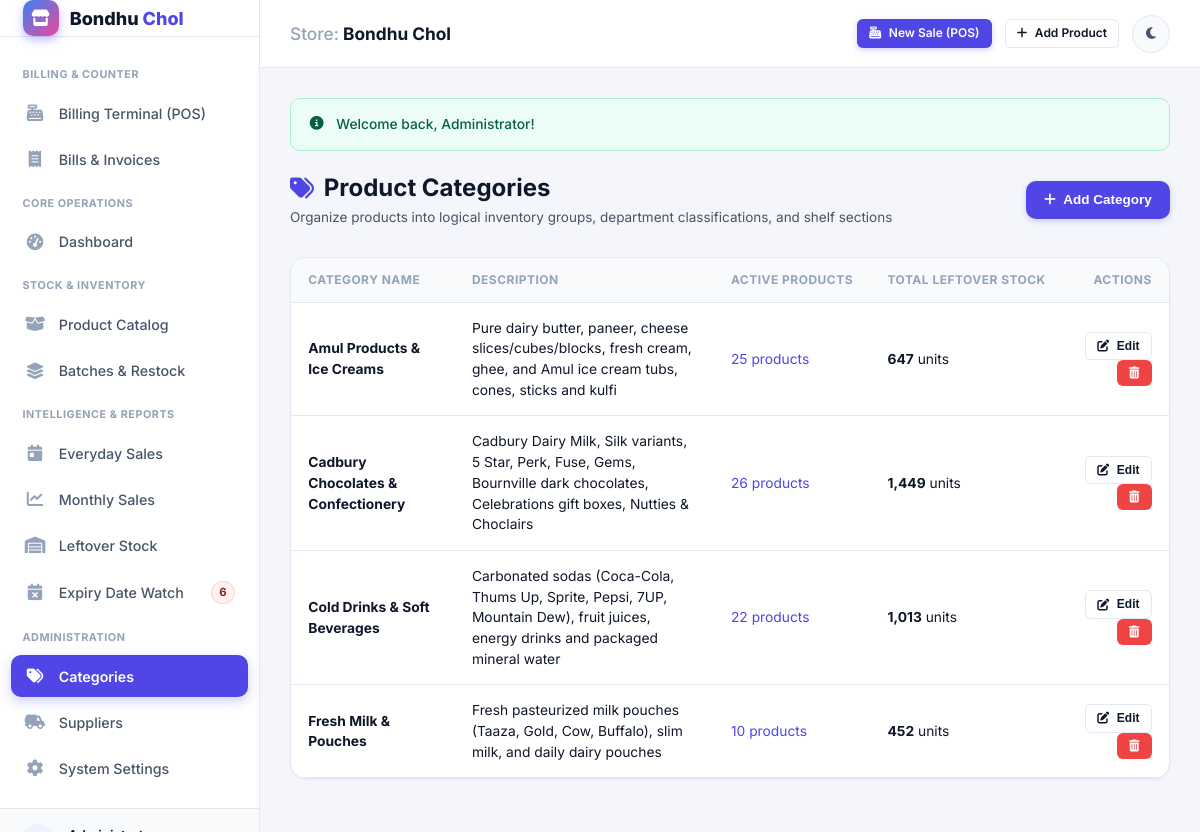
The page /modules/categories/index.php (signed in) on the database its author committed.
### tables this page shows
CREATE TABLE `categories` (
    `id` INT AUTO_INCREMENT PRIMARY KEY,
    `name` VARCHAR(100) NOT NULL UNIQUE,
    `description` TEXT NULL,
    `created_at` TIMESTAMP DEFAULT CURRENT_TIMESTAMP
);

### config/database.php (called while the page is built, shortened)
<?php
class Database {
    private static $instance = null;
    private $mysqli = null;
    private $pdo = null;
    private $driver = 'mysqli';
    private $host = 'localhost';
    private $username = 'root';
    private $password = '';
    private $database = 'inventory_db';
    private $port = 3306;
    private function __construct() {
        $envDriver = getenv('DB_DRIVER') ?: getenv('DB_CONNECTION');
        if (!empty($envDriver)) {
            $this->driver = strtolower($envDriver) === 'sqlite' ? 'sqlite' : 'mysqli';
        }
        $envHost = getenv('DB_HOST');
        if (!empty($envHost)) $this->host = $envHost;
        $envPort = getenv('DB_PORT');
        if (!empty($envPort)) $this->port = (int)$envPort;
        $envUser = getenv('DB_USERNAME') ?: getenv('DB_USER');
        if ($envUser !== false && $envUser !== '') $this->username = $envUser;
        $envDb = getenv('DB_DATABASE') ?: getenv('DB_NAME');
        if (!empty($envDb)) $this->database = $envDb;
        if ($this->driver === 'mysqli') {
            $this->mysqli = @new mysqli($this->host, $this->username, $this->password, $this->database, $this->port);
            if ($this->mysqli && !$this->mysqli->connect_error) {
                $this->mysqli->set_charset("utf8mb4");
                return;
            } else {
                $this->error = $this->mysqli ? $this->mysqli->connect_error : 'MySQL Connection Failed';
                $this->mysqli = null;
            }
        }
    }
    public static function getInstance() {
        if (self::$instance === null) {
            self::$instance = new self();
        }
        return self::$instance;
    }
    public function isConnected() {
        return ($this->driver === 'mysqli' && $this->mysqli !== null && !$this->mysqli->connect_error)
            || ($this->driver === 'sqlite' && $this->pdo !== null);
    }
    public function preparedQuery($sql, $types = "", $params = []) {
        if ($this->driver === 'mysqli') {
            $stmt = $this->mysqli->prepare($sql);
            if (!empty($types) && !empty($params)) {
                $stmt->bind_param($types, ...$params);
            }
            $executed = $stmt->execute();
            $result = $stmt->get_result();
            if ($result !== false) {
                $data = [];
                while ($row = $result->fetch_assoc()) {
                    $data[] = $row;
                }
                return $data;
            }
            $affected = $stmt->affected_rows;
            $insertId = $stmt->insert_id;
            return [
                'success' => true,
                'affected_rows' => $affected,
                'insert_id' => $insertId
            ];
        }
    }
    public function fetchOne($sql, $types = "", $params = []) {
        $results = $this->preparedQuery($sql, $types, $params);
        if (is_array($results) && count($results) > 0 && isset($results[0])) {
            return $results[0];
        }
        return null;
    }
    public function fetchAll($sql, $types = "", $params = []) {
        $results = $this->preparedQuery($sql, $types, $params);
        return is_array($results) ? $results : [];
    }
}

### includes/functions.php (called while the page is built, shortened)
<?php
function e($string) {
    return htmlspecialchars((string)$string, ENT_QUOTES, 'UTF-8');
}
function getFlash() {
    if (isset($_SESSION['flash_message'])) {
        $msg = $_SESSION['flash_message'];
        return $msg;
    }
    return null;
}

### modules/categories/index.php (the view, shortened to what this page needs)
<?php
require_once __DIR__ . '/../../includes/header.php';
$db = Database::getInstance();
$categories = $db->fetchAll("
    SELECT
        c.*,
        COUNT(DISTINCT p.id) as product_count,
        COALESCE(SUM(b.current_quantity), 0) as total_units
    FROM `categories` c
    LEFT JOIN `products` p ON c.id = p.category_id AND p.status = 'active'
    LEFT JOIN `product_batches` b ON p.id = b.product_id
    GROUP BY c.id
    ORDER BY c.name ASC
");
?>
<div class="page-header">
    <div class="page-header-title">
        <h1>
            <i class="fa-solid fa-tags" style="color: var(--primary);"></i>
            <span>Product Categories</span>
        </h1>
        <p>Organize products into logical inventory groups, department classifications, and shelf sections</p>
    </div>
    <div class="page-header-actions">
        <button type="button" class="btn btn-primary" onclick="openModal('addCategoryModal')">
            <i class="fa-solid fa-plus"></i>
            <span>Add Category</span>
        </button>
    </div>
</div>
<div class="card">
    <div class="table-responsive">
        <table class="table">
            <thead>
                <tr>
                    <th>Category Name</th>
                    <th>Description</th>
                    <th>Active Products</th>
                    <th>Total Leftover Stock</th>
                    <th style="text-align: right;">Actions</th>
                </tr>
            </thead>
            <tbody>
                <?php if (!empty($categories)): ?>
                    <?php foreach ($categories as $cat): ?>
                        <tr>
                            <td>
                                <strong><?= e($cat['name']) ?></strong>
                            </td>
                            <td><?= e($cat['description'] ?? '-') ?></td>
                            <td>
                                <a href="<?= BASE_URL ?>/modules/products/index.php?category=<?= $cat['id'] ?>">
                                    <?= $cat['product_count'] ?> products
                                </a>
                            </td>
                            <td><strong><?= number_format($cat['total_units']) ?></strong> units</td>
                            <td style="text-align: right;">
                                <button type="button" class="btn btn-secondary btn-sm" onclick='editCategory(<?= json_encode($cat) ?>)'>
                                    <i class="fa-solid fa-pen-to-square"></i>
                                    <span>Edit</span>
                                </button>
                                <form action="<?= BASE_URL ?>/modules/categories/index.php" method="POST" style="display: inline;" onsubmit="return confirm('Are you sure you want to delete category <?= e(addslashes($cat['name'])) ?>?')">
                                    <button type="submit" class="btn btn-danger btn-sm" title="Delete">
                                        <i class="fa-solid fa-trash-can"></i>
                                    </button>
                                </form>
                            </td>
                        </tr>
                    <?php endforeach; ?>
                <?php endif; ?>
            </tbody>
        </table>
    </div>
</div>
<?php include INCLUDES_PATH . '/footer.php'; ?>

### includes/header.php (shortened to what this page needs)
<!DOCTYPE html>
<html lang="en" data-theme="light">
<head>
    <link rel="stylesheet" href="https://cdnjs.cloudflare.com/ajax/libs/font-awesome/6.4.2/css/all.min.css">
    <link rel="stylesheet" href="<?= BASE_URL ?>/assets/css/style.css?v=<?= file_exists(ROOT_PATH . '/assets/css/style.css') ? filemtime(ROOT_PATH . '/assets/css/style.css') : time() ?>">
</head>
<body>
    <div class="app-container">
        <?php include INCLUDES_PATH . '/sidebar.php'; ?>
        <div class="app-main">
            <?php include INCLUDES_PATH . '/navbar.php'; ?>
            <div class="page-content">
                <?php
                $flash = getFlash();
                if ($flash):
                ?>
                    <div class="alert alert-<?= e($flash['type']) ?> alert-dismissible">
                        <i class="fa-solid fa-circle-info"></i>
                        <span><?= e($flash['message']) ?></span>
                    </div>
                <?php endif; ?>

### includes/sidebar.php (shortened to what this page needs)
<?php
$currentUri = $_SERVER['REQUEST_URI'];
$db = Database::getInstance();
$sidebarExpiredCount = 0;
if ($db->isConnected()) {
    $critDays = defined('EXPIRY_CRITICAL_DAYS') ? EXPIRY_CRITICAL_DAYS : 30;
    $expRes = $db->fetchOne("SELECT COUNT(*) as cnt FROM `product_batches` WHERE `current_quantity` > 0 AND `expiry_date` <= DATE_ADD(CURDATE(), INTERVAL ? DAY)", "i", [$critDays]);
    $sidebarExpiredCount = $expRes['cnt'] ?? 0;
}
function isNavActive($path) {
    global $currentUri;
    return strpos($currentUri, $path) !== false ? 'active' : '';
}
?>
<aside class="app-sidebar">
    <div class="sidebar-header">
        <a href="<?= BASE_URL ?>/modules/dashboard/index.php" class="brand-logo">
            <div class="brand-icon" style="background: linear-gradient(135deg, #3b82f6, #ec4899);">
                <i class="fa-solid fa-store"></i>
            </div>
            <span>Bondhu <span style="color: var(--primary);">Chol</span></span>
        </a>
    </div>
    <nav class="sidebar-nav">
        <div class="nav-section-title">Billing & Counter</div>
        <a href="<?= BASE_URL ?>/modules/pos/index.php" class="nav-item <?= isNavActive('/modules/pos/index.php') ?>">
            <i class="fa-solid fa-cash-register"></i>
            <span>Billing Terminal (POS)</span>
        </a>
        <a href="<?= BASE_URL ?>/modules/pos/invoices.php" class="nav-item <?= isNavActive('/modules/pos/invoices.php') ?>">
            <i class="fa-solid fa-receipt"></i>
            <span>Bills & Invoices</span>
        </a>
        <div class="nav-section-title">Core Operations</div>
        <a href="<?= BASE_URL ?>/modules/dashboard/index.php" class="nav-item <?= isNavActive('/modules/dashboard') ?>">
            <i class="fa-solid fa-gauge-high"></i>
            <span>Dashboard</span>
        </a>
        <div class="nav-section-title">Stock & Inventory</div>
        <a href="<?= BASE_URL ?>/modules/products/index.php" class="nav-item <?= isNavActive('/modules/products') ?>">
            <i class="fa-solid fa-box-open"></i>
            <span>Product Catalog</span>
        </a>
        <a href="<?= BASE_URL ?>/modules/batches/index.php" class="nav-item <?= isNavActive('/modules/batches') ?>">
            <i class="fa-solid fa-layer-group"></i>
            <span>Batches & Restock</span>
        </a>
        <div class="nav-section-title">Intelligence & Reports</div>
        <a href="<?= BASE_URL ?>/modules/reports/daily_sales.php" class="nav-item <?= isNavActive('daily_sales.php') ?>">
            <i class="fa-solid fa-calendar-day"></i>
            <span>Everyday Sales</span>
        </a>
        <a href="<?= BASE_URL ?>/modules/reports/monthly_sales.php" class="nav-item <?= isNavActive('monthly_sales.php') ?>">
            <i class="fa-solid fa-chart-line"></i>
            <span>Monthly Sales</span>
        </a>
        <a href="<?= BASE_URL ?>/modules/reports/leftover_stock.php" class="nav-item <?= isNavActive('leftover_stock.php') ?>">
            <i class="fa-solid fa-warehouse"></i>
            <span>Leftover Stock</span>
        </a>
        <a href="<?= BASE_URL ?>/modules/reports/expiry_report.php" class="nav-item <?= isNavActive('expiry_report.php') ?>">
            <i class="fa-solid fa-calendar-xmark"></i>
            <span>Expiry Date Watch</span>
            <?php if ($sidebarExpiredCount > 0): ?>
                <span class="nav-badge badge-danger"><?= $sidebarExpiredCount ?></span>
            <?php endif; ?>
        </a>
        <div class="nav-section-title">Administration</div>
        <a href="<?= BASE_URL ?>/modules/categories/index.php" class="nav-item <?= isNavActive('/modules/categories') ?>">
            <i class="fa-solid fa-tags"></i>
            <span>Categories</span>
        </a>
        <a href="<?= BASE_URL ?>/modules/suppliers/index.php" class="nav-item <?= isNavActive('/modules/suppliers') ?>">
            <i class="fa-solid fa-truck-field"></i>
            <span>Suppliers</span>
        </a>
        <a href="<?= BASE_URL ?>/modules/settings/index.php" class="nav-item <?= isNavActive('/modules/settings') ?>">
            <i class="fa-solid fa-gear"></i>
            <span>System Settings</span>
        </a>
    </nav>
    <div class="sidebar-footer">
        <div class="user-avatar">
        </div>
        <div class="user-info">
            <div class="user-name"><?= e($currentUser['full_name'] ?? 'User') ?></div>
        </div>
        <a href="<?= BASE_URL ?>/logout.php" title="Logout" style="color: var(--danger); font-size: 1.1rem; padding: 0.25rem;">
        </a>
    </div>
</aside>

### includes/navbar.php (shortened to what this page needs)
<header class="app-navbar">
    <div class="navbar-left">
        <div class="navbar-title">
            <span style="font-weight: 500; color: var(--text-muted);">Store:</span>
            <span style="color: var(--text-primary); font-weight: 700;"><?= e(STORE_NAME) ?></span>
        </div>
    </div>
    <div class="navbar-right">
        <a href="<?= BASE_URL ?>/modules/pos/index.php" class="btn btn-primary btn-sm">
            <i class="fa-solid fa-cash-register"></i>
            <span>New Sale (POS)</span>
        </a>
        <a href="<?= BASE_URL ?>/modules/products/add.php" class="btn btn-secondary btn-sm">
            <i class="fa-solid fa-plus"></i>
            <span>Add Product</span>
        </a>
        <button type="button" class="theme-toggle-btn" id="themeToggleBtn" title="Toggle Dark/Light Mode" aria-label="Toggle Theme">
            <i class="fa-solid fa-moon"></i>
        </button>
    </div>
</header>

### includes/footer.php (shortened to what this page needs)
            </div>
        </div>
    </div>
</body>
</html>

### rows shown on the page
categories: name "Amul Products & Ice Creams", description "Pure dairy butter, paneer, cheese slices/cubes/blocks, fresh cream, ghee, and Amul ice cream tubs, cones, sticks and kulfi", product_count "25", total_units "647"
categories: name "Cadbury Chocolates & Confectionery", description "Cadbury Dairy Milk, Silk variants, 5 Star, Perk, Fuse, Gems, Bournville dark chocolates, Celebrations gift boxes, Nutties & Choclairs", product_count "26", total_units "1,449"
categories: name "Cold Drinks & Soft Beverages", description "Carbonated sodas (Coca-Cola, Thums Up, Sprite, Pepsi, 7UP, Mountain Dew), fruit juices, energy drinks and packaged mineral water", product_count "22", total_units "1,013"
categories: name "Fresh Milk & Pouches", description "Fresh pasteurized milk pouches (Taaza, Gold, Cow, Buffalo), slim milk, and daily dairy pouches", product_count "10", total_units "452"

### other values the page prints
$sidebarExpiredCount "6"
STORE_NAME "Bondhu Chol"
$flash['message'] "Welcome back, Administrator!"
